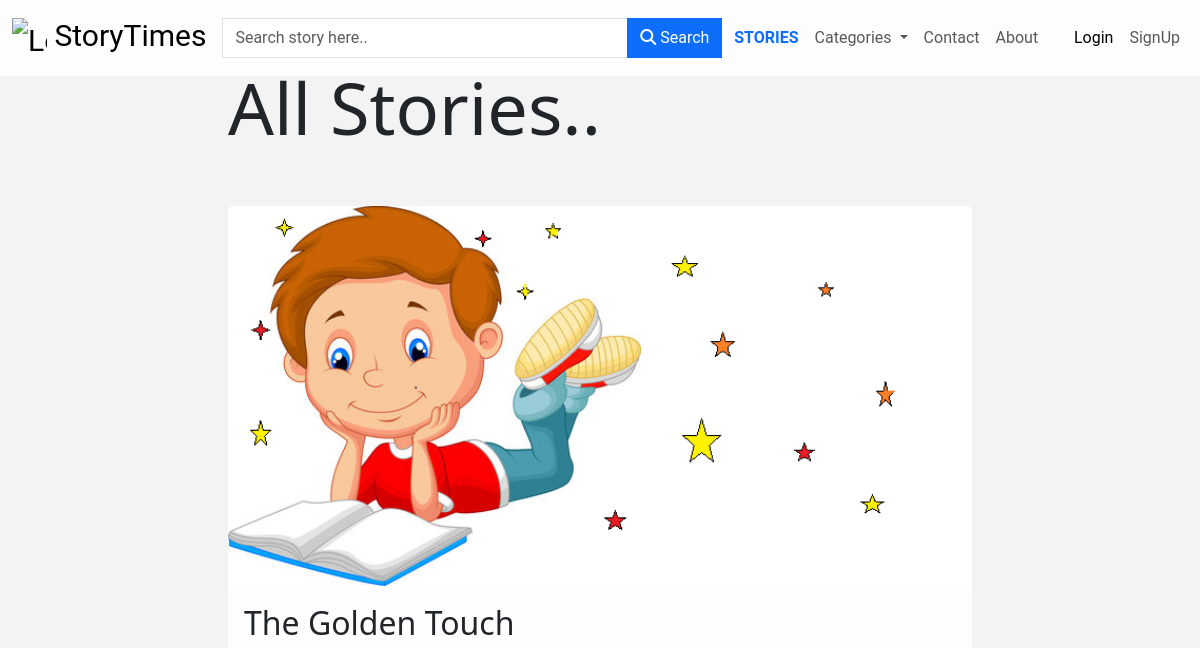
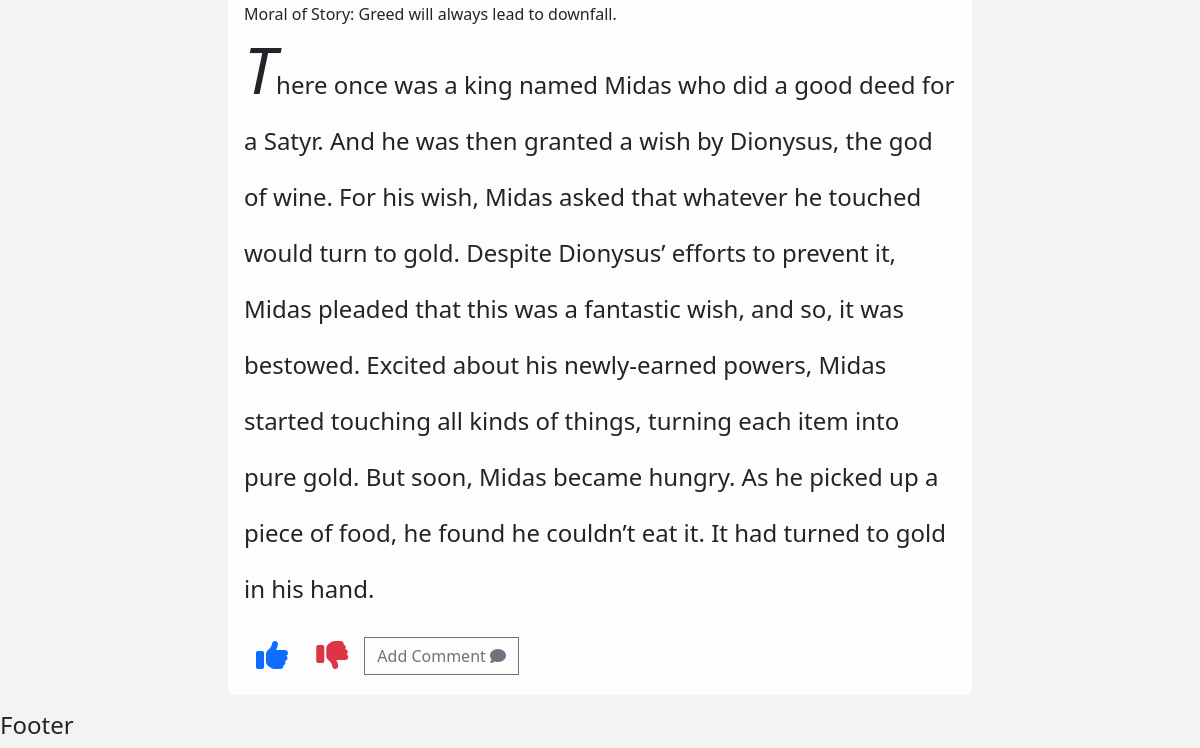
The app's page /stories, older data (2 pictures, top to bottom).
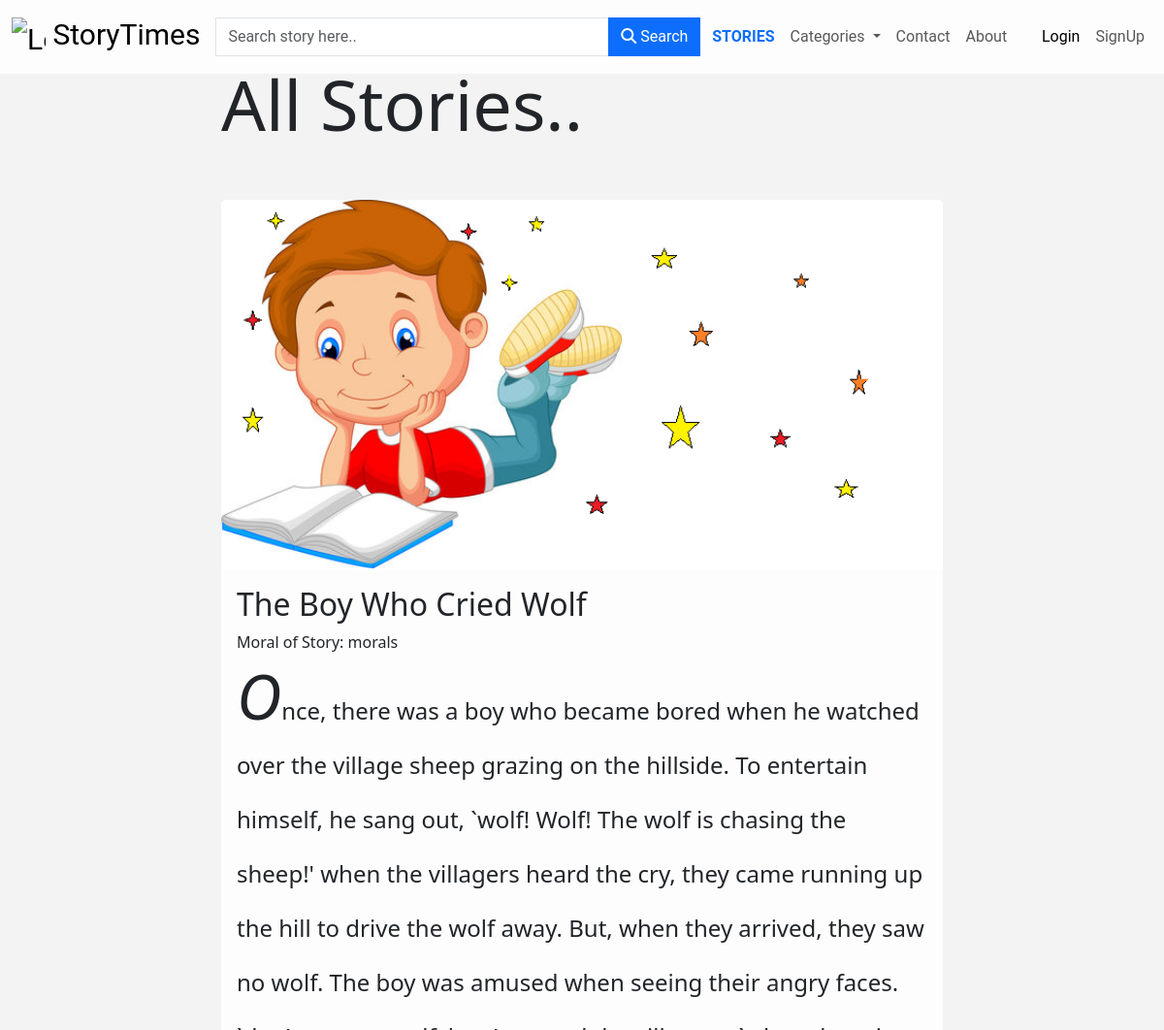
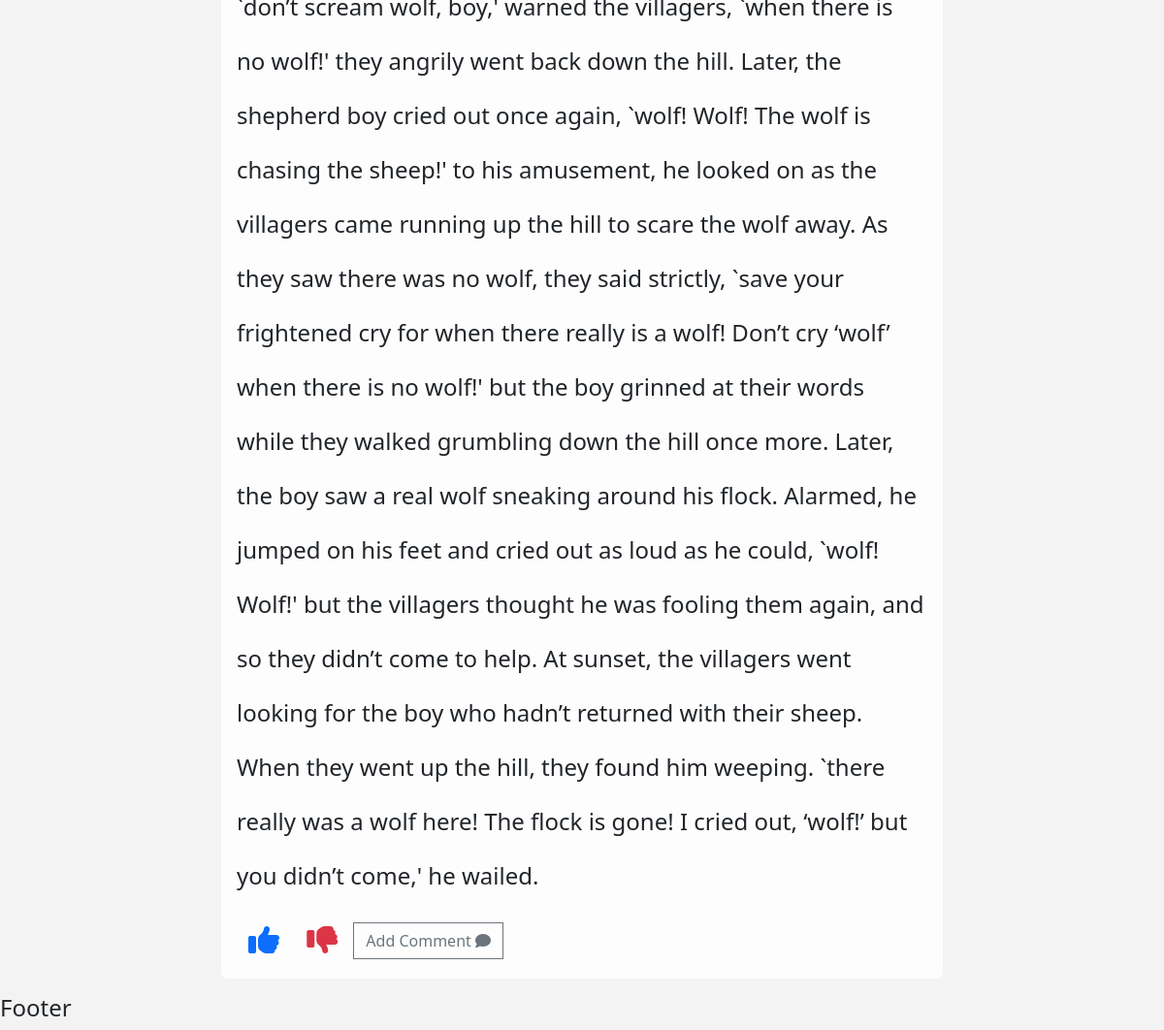
The same page, newer data (2 pictures, top to bottom).
### storyApp/models.py (models this page shows, shortened)
class Story(db.Model):
    id = db.Column(db.Integer(), primary_key =True)
    title = db.Column(db.String(length=80), nullable=False)
    category = db.Column(db.String(), nullable=False)
    body = db.Column(db.String(), nullable=False , unique=True)
    img = db.Column(db.LargeBinary)
    img_name = db.Column(db.String())
    mimetype = db.Column(db.String())

### storyApp/routes.py (the view)
@app.route("/stories")
def StoryTimes_story():
    stories = Story.query.all()
    return render_template("stories.html",stories = stories)

### storyApp/templates/stories.html (shortened to what this page needs)
{% extends "base.html" %}
{% block content %}
    <main>
       <div class="container-fluid">
           <div class="row">
               <div class="sidebar col-lg-2"></div>
               <div class="stories col-lg-8">
                   <h1 class="pt-5 m-3 display-2">All Stories..</h1>
                    <br>
                {% for story in stories%}
                  {% if not story.img %}
                  <div class="card  m-3">
                    <img src= "{{ url_for('static',filename='placeholderO.png') }}" class="card-img-top story-img" alt="Story Image">
                    {% elif  story.img%}
                    <div class="card  m-3">
                      <img src= "{{ story.img }}" class="card-img-top story-img" alt="Story Image">
                      {% endif %}
                                <div class="card-body">
                                    <h5 class="card-title story-title">{{ story.title }}</h5>
                                    <p class="card-text story-category">Moral of Story: {{ story.category }}</p>
                                    <p class="card-text story-body">{{ story.body }}</p>
                                    <div class="col-12">
                                      <div class="">
                                        <div class="reaction d-inline-block">
                                          <button class="btn border-0" data-bs-toggle="tooltip" data-bs-placement="top" data-bs-title="like">
                                            <i class="fa fa-thumbs-up fs-2 text-primary"></i></button>
                                          <button class="btn border-0" data-bs-toggle="tooltip" data-bs-placement="top" data-bs-title="dislike">
                                            <i class="fa fa-thumbs-down fs-2 text-danger"></i></button>
                                        </div>
                                        <div class="comments d-inline-block">
                                          <button class="btn btn-outline-secondary" >
                                            Add Comment <i class="fa fa-comment"></i>
                                          </button>
                                        </div>
                                      </div>
                                    </div>
                                </div>
                    </div>
                   {% endfor %}
                  </div>
               <div class="sidebar col-lg-2"></div>
           </div>
       </div>
    </main>
{% endblock %}

### storyApp/templates/base.html (shortened to what this page needs)
<!doctype html>
<html lang="en">
  <head>
    <link href="https://cdn.jsdelivr.net/npm/bootstrap@5.3.0-alpha1/dist/css/bootstrap.min.css" rel="stylesheet">
    <link href="https://getbootstrap.com/docs/5.3/assets/css/docs.css" rel="stylesheet">
    <link rel= "stylesheet" type= "text/css" href= "{{ url_for('static',filename='styles.css') }}">
  </head>
  <body>
     <header>
        <nav class="navbar  navbar-expand-lg fixed-top">
              <div class="container-fluid">
                    <a class="navbar-brand " href="{{url_for('StoryTimes_home')}} ">
                            <img src="https://m.media-amazon.com/images/I/71iTVwQ2dcL.png" alt="Logo" width="35"  class="d-inline-block align-text-top">
                            StoryTimes
                    </a>
                    <div class="offcanvas offcanvas-end text-bg-dark text-white" tabindex="-1" id="offcanvasDarkNavbar" aria-labelledby="offcanvasDarkNavbarLabel">
                          <div class="offcanvas-body">
                            <div class="input-group">
                                <input type="text" class="form-control" placeholder="Search story here.." aria-label="search-bar" aria-describedby="button-addon2">
                                <button class="btn btn-primary" type="button" id="button-addon2"><i class="fa fa-magnifying-glass"></i> Search</button>
                            </div>
                            <ul class="navbar-nav justify-content-center flex-grow-1 pe-3">
                                <li class="nav-item">
                                    <a class="nav-link fw-bold text-primary" aria-current="page" href="{{url_for('StoryTimes_story')}}">STORIES</a>
                                </li>
                                <li class="nav-item dropdown">
                                  <a class="nav-link dropdown-toggle" href="#" role="button" data-bs-toggle="dropdown" aria-expanded="false">
                                    Categories
                                  </a>
                                </li>
                                <li class="nav-item">
                                    <a class="nav-link " aria-current="page" href="#">Contact</a>
                                </li>
                                <li class="nav-item">
                                    <a class="nav-link " aria-current="page" href="#">About</a>
                                </li>
                            </ul>
                            <ul class="navbar-nav justify-content-end ">
                                <li class="nav-item">
                                    <a class="nav-link active" aria-current="page" href="#">Login</a>
                                </li>
                                <li class="nav-item">
                                    <a class="nav-link" href="#">SignUp</a>
                                </li>
                            </ul>
                          </div>
                    </div>
              </div>
        </nav>
    </header>
     <main>
        {% block content %}
        {% endblock %}
     </main>
     <footer>
           <h4 class="">Footer</h4>
     </footer>
     </body>
  </body>
</html>

### storyApp/static/styles.css (style rules this page uses)
input { box-shadow: none!important; }
body { background-color: #f3f3f3; }
.navbar { background-color: #fdfdfd; font-family: 'Roboto', sans-serif; font-weight: 400; }
.navbar .navbar-brand { font-size: 30px; }
.input-group { max-width: 500px; }
.input-group input,button { border-radius: 0!important; }
.stories .card { border: none; background-color: #fdfdfd; }
.story-title { text-transform: capitalize; font-size: 2rem; }
.story-body { font-size: 1.5rem; line-height: 3.5rem; }
.story-body::first-letter { font-size: 4rem; font-style: italic; }

Row changes from the older to the newer data that the page shows:
removed Story: title "The Golden Touch", category "Greed will always lead to downfall.", body "There once was a king named Midas who did a good deed for a Satyr. And he was then granted a wish by Dionysus, the god of wine. For his wish, Midas asked that whatever he touched would turn to gold. Despite Dionysus’ efforts to prevent it, Midas pleaded that this was a fantastic wish, and so, it was bestowed. Excited about his newly-earned powers, Midas started touching all kinds of things, turning each item into pure gold. But soon, Midas became hungry. As he picked up a piece of food, he found he couldn’t eat it. It had turned to gold in his hand."
added Story: title "The Boy Who Cried Wolf", category "morals", body "Once, there was a boy who became bored when he watched over the village sheep grazing on the hillside. To entertain himself, he sang out, `wolf! Wolf! The wolf is chasing the sheep!' when the villagers heard the cry, they came running up the hill to drive the wolf away. But, when they arrived, they saw no wolf. The boy was amused when seeing their angry faces. `don’t scream wolf, boy,' warned the villagers, `when there is no wolf!' they angrily went back down the hill. Later, the shepherd boy cried out once again, `wolf! Wolf! The wolf is chasing the sheep!' to his amusement, he looked on as the villagers came running up the hill to scare the wolf away. As they saw there was no wolf, they…"
